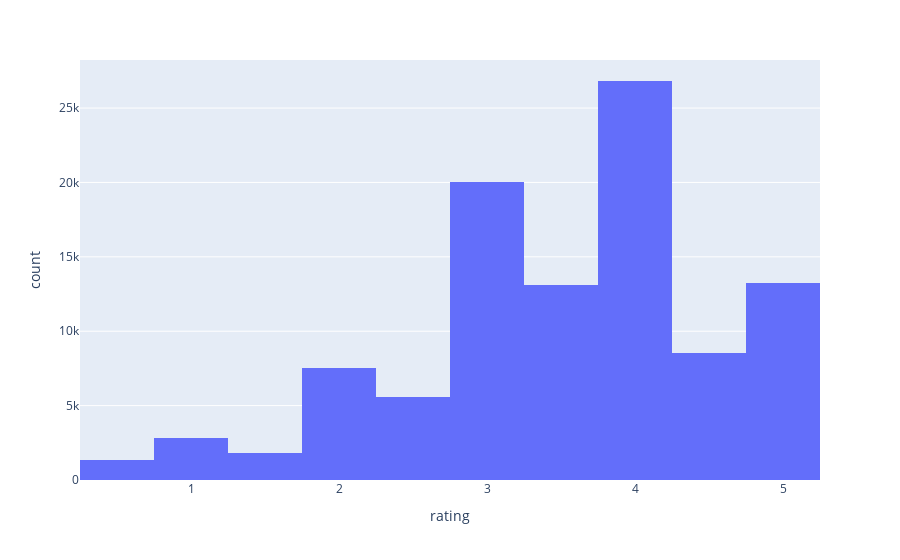

Notebook cell for this chart:
### Code cell
# what is most rating values
px.histogram(df, x='rating')

### Figure 1 — Plotly figure (JSON) as saved in the notebook; plotly's stock layout.template omitted (floating-point values rounded to 4 significant figures; data arrays with more than 128 entries replaced by an {"elided": "..."} marker saying what was removed)
{"data": [{"alignmentgroup": "True", "bingroup": "x", "hovertemplate": "rating=%{x}<br>count=%{y}<extra></extra>", "legendgroup": "", "marker": {"color": "#636efa", "pattern": {"shape": ""}}, "name": "", "offsetgroup": "", "orientation": "v", "showlegend": false, "type": "histogram", "x": {"elided": "100836 float values"}, "xaxis": "x", "yaxis": "y"}], "layout": {"barmode": "relative", "legend": {"tracegroupgap": 0}, "margin": {"t": 60}, "xaxis": {"anchor": "y", "domain": [0, 1], "title": {"text": "rating"}}, "yaxis": {"anchor": "x", "domain": [0, 1], "title": {"text": "count"}}}}
